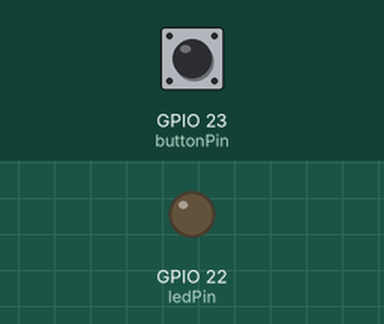
Bench run of a sketch on a simulated ESP32. Shown: output pins drawn as LEDs (lit = HIGH). The test bench sets the inputs (shaded band); at power-on: GPIO 23 (buttonPin) HIGH. What the sketch prints to the serial monitor is not drawn.

Above: at 1.2 s.
1.3 s: GPIO 23 (buttonPin) pulled LOW for 0.15 s
At 1.37 s:
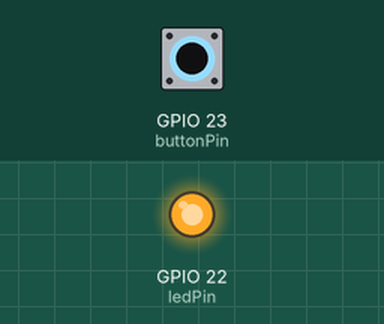
2.9 s: GPIO 23 (buttonPin) pulled LOW for 3.2 s
At 6.4 s:
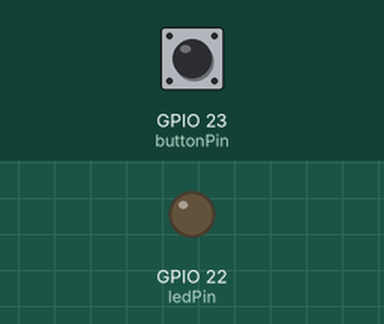
Timing chart, 0 to 7.9 s (numbered marks = the images above; inputs shaded):
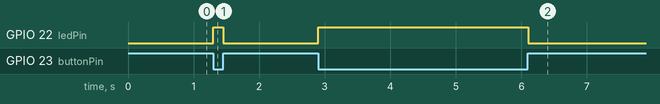

The sketch:

sketch_may04a.ino
```cpp
// Complete Instructions: https://RandomNerdTutorials.com/esp32-digital-inputs-outputs-arduino/

// set pin numbers
const int buttonPin = 23;  // the number of the pushbutton pin
const int ledPin =  22;    // the number of the LED pin

// variable for storing the pushbutton status
int buttonState = 0;

void setup() {
  Serial.begin(115200);
  // initialize the pushbutton pin as an input
  pinMode(buttonPin, INPUT);
  // initialize the LED pin as an output
  pinMode(ledPin, OUTPUT);
}

void loop() {
  // read the state of the pushbutton value
  buttonState = digitalRead(buttonPin);
  Serial.println(buttonState);
  // check if the pushbutton is pressed.
  // if it is, the buttonState is HIGH
  if (buttonState == LOW) {
    // turn LED on
    digitalWrite(ledPin, HIGH);
  } else {
    // turn LED off
    digitalWrite(ledPin, LOW);
  }
}
```

Measured:
- after the input at 1.3 s, GPIO 22 (ledPin): LOW → HIGH at once, → LOW 0.15 s later
- after the input at 2.9 s, GPIO 22 (ledPin): LOW → HIGH at once, → LOW 3.2 s later
